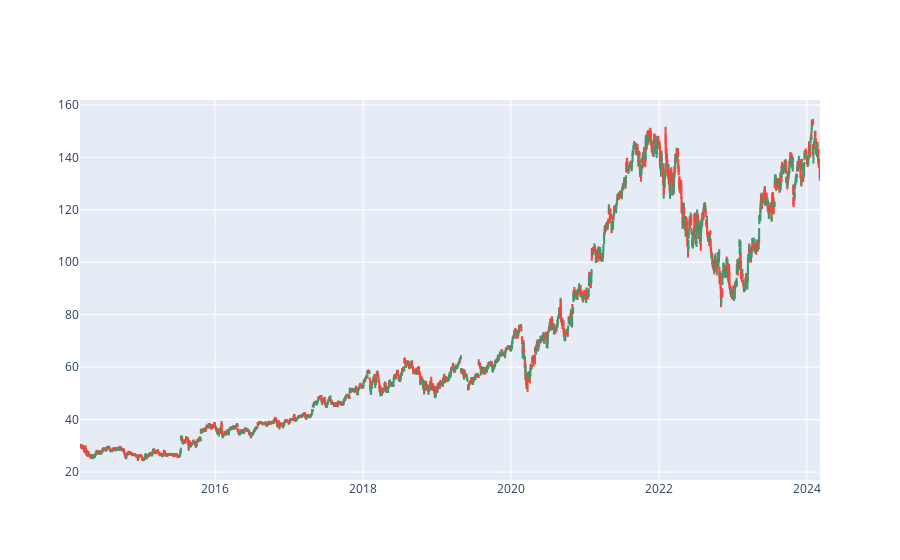

The cell this chart's notebook holds for it:
### Code cell
# Candlesticks
import plotly.graph_objects as ptly

fig = ptly.Figure(data=[ptly.Candlestick(x=data['Date'], 
                                         open=data['Open'],
                                         high=data['High'],
                                         low=data['Low'],
                                         close=data['Close'])])
fig.update_layout(xaxis_rangeslider_visible=False)
fig.show()

### Figure 1 — Plotly figure (JSON) as saved in the notebook; plotly's stock layout.template omitted (floating-point values rounded to 4 significant figures; data arrays with more than 128 entries replaced by an {"elided": "..."} marker saying what was removed)
{"data": [{"close": {"elided": "2518 str values"}, "high": {"elided": "2518 str values"}, "low": {"elided": "2518 str values"}, "open": {"elided": "2518 str values"}, "type": "candlestick", "x": {"elided": "2518 str values"}}], "layout": {"xaxis": {"rangeslider": {"visible": false}}}}
